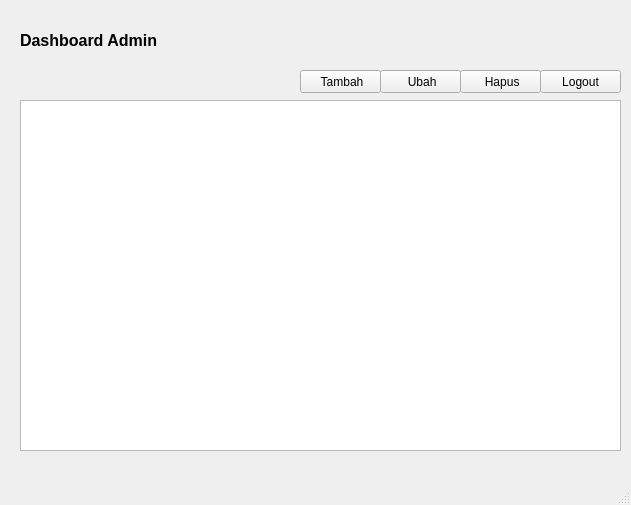
<?xml version="1.0" encoding="UTF-8"?>
<ui version="4.0">
 <class>MainWindow</class>
 <widget class="QMainWindow" name="MainWindow">
  <property name="geometry">
   <rect>
    <x>0</x>
    <y>0</y>
    <width>631</width>
    <height>505</height>
   </rect>
  </property>
  <property name="windowTitle">
   <string>MainWindow</string>
  </property>
  <widget class="QWidget" name="centralwidget">
   <widget class="QLabel" name="label">
    <property name="geometry">
     <rect>
      <x>20</x>
      <y>30</y>
      <width>151</width>
      <height>21</height>
     </rect>
    </property>
    <property name="font">
     <font>
      <pointsize>12</pointsize>
      <weight>75</weight>
      <bold>true</bold>
     </font>
    </property>
    <property name="text">
     <string>Dashboard Admin</string>
    </property>
   </widget>
   <widget class="QPushButton" name="pushButton">
    <property name="geometry">
     <rect>
      <x>300</x>
      <y>70</y>
      <width>81</width>
      <height>23</height>
     </rect>
    </property>
    <property name="text">
     <string> Tambah</string>
    </property>
    <property name="icon">
     <iconset>
      <normaloff>icon/tambah.png</normaloff>icon/tambah.png</iconset>
    </property>
    <property name="iconSize">
     <size>
      <width>12</width>
      <height>12</height>
     </size>
    </property>
   </widget>
   <widget class="QPushButton" name="pushButton_2">
    <property name="geometry">
     <rect>
      <x>380</x>
      <y>70</y>
      <width>81</width>
      <height>23</height>
     </rect>
    </property>
    <property name="text">
     <string> Ubah</string>
    </property>
    <property name="icon">
     <iconset>
      <normaloff>icon/ubah.png</normaloff>icon/ubah.png</iconset>
    </property>
    <property name="iconSize">
     <size>
      <width>12</width>
      <height>12</height>
     </size>
    </property>
   </widget>
   <widget class="QPushButton" name="pushButton_3">
    <property name="geometry">
     <rect>
      <x>460</x>
      <y>70</y>
      <width>81</width>
      <height>23</height>
     </rect>
    </property>
    <property name="text">
     <string> Hapus</string>
    </property>
    <property name="icon">
     <iconset>
      <normaloff>icon/hapus.png</normaloff>icon/hapus.png</iconset>
    </property>
    <property name="iconSize">
     <size>
      <width>12</width>
      <height>12</height>
     </size>
    </property>
   </widget>
   <widget class="QPushButton" name="pushButton_4">
    <property name="geometry">
     <rect>
      <x>540</x>
      <y>70</y>
      <width>81</width>
      <height>23</height>
     </rect>
    </property>
    <property name="text">
     <string>Logout</string>
    </property>
    <property name="icon">
     <iconset>
      <normaloff>icon/logout.png</normaloff>icon/logout.png</iconset>
    </property>
    <property name="iconSize">
     <size>
      <width>12</width>
      <height>12</height>
     </size>
    </property>
   </widget>
   <widget class="QTableWidget" name="tableWidget">
    <property name="geometry">
     <rect>
      <x>20</x>
      <y>100</y>
      <width>601</width>
      <height>351</height>
     </rect>
    </property>
   </widget>
  </widget>
  <widget class="QMenuBar" name="menubar">
   <property name="geometry">
    <rect>
     <x>0</x>
     <y>0</y>
     <width>631</width>
     <height>21</height>
    </rect>
   </property>
  </widget>
  <widget class="QStatusBar" name="statusbar"/>
 </widget>
 <resources/>
 <connections/>
</ui>
